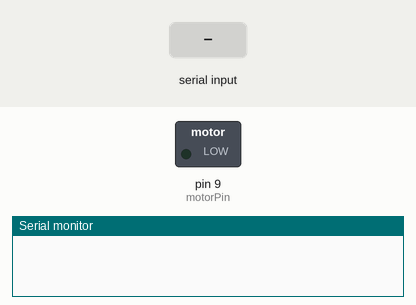
Recording of a sketch running on a simulated Arduino Uno, built with avr-gcc and run on an emulated ATmega328P. Parts: switched loads named in the sketch (green lamp = pin HIGH), the last lines printed to the serial monitor. The test bench sets the inputs (shaded band).

Above: at 1.2 s.
1.3 s: "3" received over Serial
At 2.5 s:
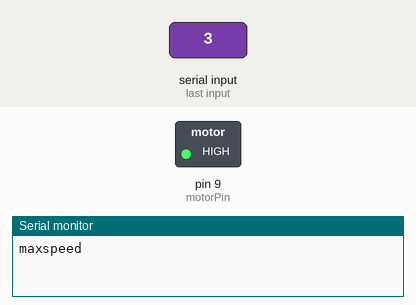
2.8 s: "2" received over Serial
At 3.7 s:
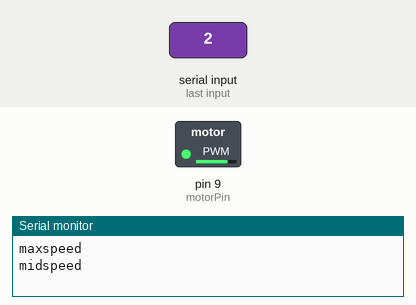
4.3 s: "1" received over Serial
At 4.9 s:
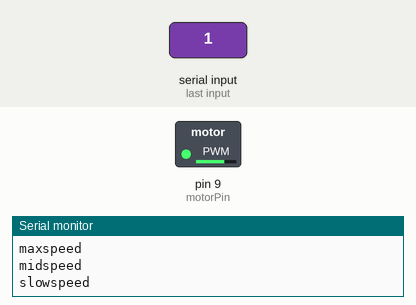
5.8 s: "0" received over Serial
At 7.2 s:
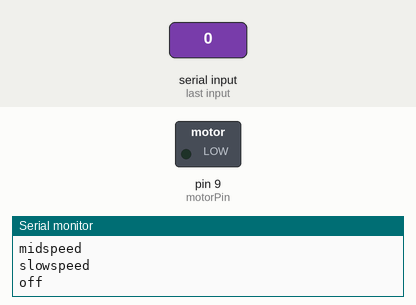
Timing chart, 0 to 8.3 s (numbered marks = the images above; inputs shaded):
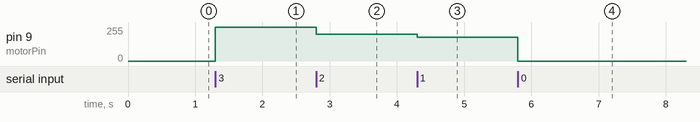

The sketch:

Exer2.ino
```cpp
const int motorPin =9;
int maxspeed=255;
int midspeed=200;
int slowspeed=180;;

void setup() {
Serial.begin(9600);
pinMode(motorPin, OUTPUT);

}

void loop() {
  if(Serial.available()){
    char userin=Serial.read();
    if(userin=='3'){
      analogWrite(motorPin, maxspeed);
      Serial.println("maxspeed");
    }
    else if(userin=='2'){
      analogWrite(motorPin, midspeed);
      Serial.println("midspeed");
    }
    else if(userin=='1'){
      analogWrite(motorPin, slowspeed);
      Serial.println("slowspeed");
    }
    else if(userin=='0'){
      analogWrite(motorPin, 0);
      Serial.println("off");
    }
   }
}
```

Measured:
- after the input at 1.3 s, pin 9 (motorPin): 0/255 → 255/255 at once
- after the input at 2.8 s, pin 9 (motorPin): 255/255 → 200/255 at once
- after the input at 4.3 s, pin 9 (motorPin): 200/255 → 180/255 at once
- after the input at 5.8 s, pin 9 (motorPin): 180/255 → 0/255 at once
